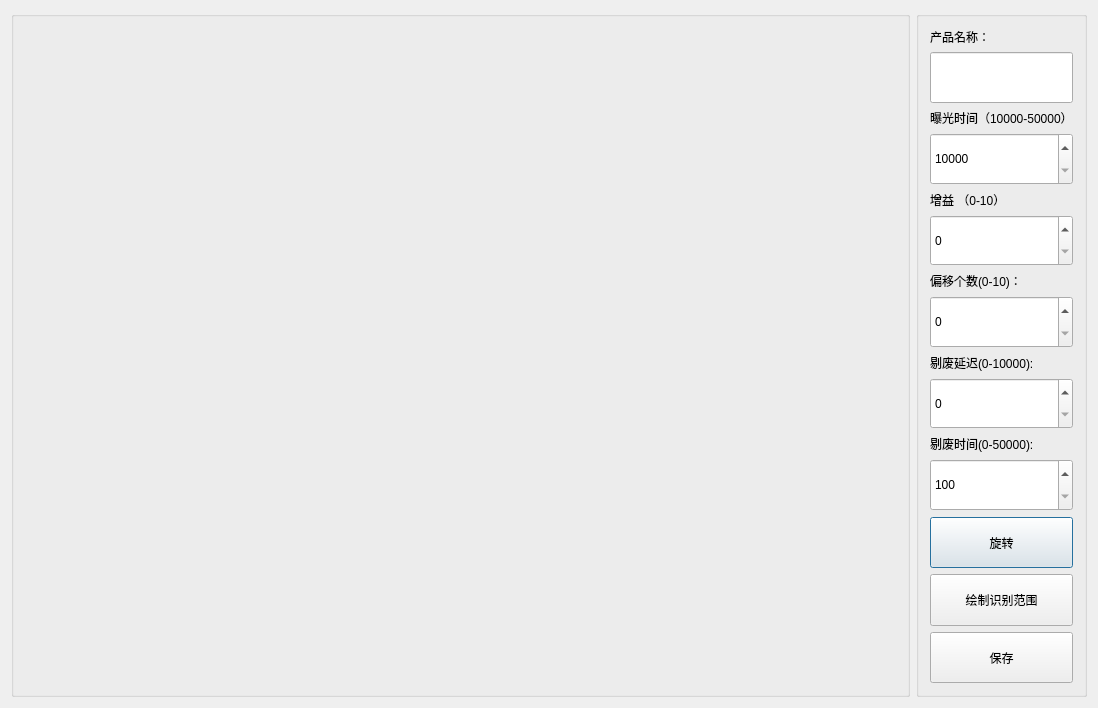
<?xml version="1.0" encoding="UTF-8"?>
<ui version="4.0">
 <class>DlgAddProductConfigClass</class>
 <widget class="QDialog" name="DlgAddProductConfigClass">
  <property name="geometry">
   <rect>
    <x>0</x>
    <y>0</y>
    <width>1098</width>
    <height>708</height>
   </rect>
  </property>
  <property name="windowTitle">
   <string>DlgAddProductConfig</string>
  </property>
  <layout class="QHBoxLayout" name="horizontalLayout" stretch="1,0">
   <item>
    <widget class="QGroupBox" name="gBox_dispalyImage">
     <property name="title">
      <string/>
     </property>
    </widget>
   </item>
   <item>
    <widget class="QGroupBox" name="groupBox_2">
     <property name="title">
      <string/>
     </property>
     <layout class="QVBoxLayout" name="verticalLayout" stretch="0,1,0,1,0,1,0,1,0,1,0,1,1,1,1">
      <item>
       <widget class="QLabel" name="label_productName">
        <property name="text">
         <string>产品名称：</string>
        </property>
       </widget>
      </item>
      <item>
       <widget class="QLineEdit" name="lEdit_productName">
        <property name="sizePolicy">
         <sizepolicy hsizetype="Expanding" vsizetype="Preferred">
          <horstretch>0</horstretch>
          <verstretch>0</verstretch>
         </sizepolicy>
        </property>
       </widget>
      </item>
      <item>
       <widget class="QLabel" name="label_drawRecognitionRange">
        <property name="text">
         <string>曝光时间（10000-50000）</string>
        </property>
       </widget>
      </item>
      <item>
       <widget class="QSpinBox" name="sBox_exposureTime">
        <property name="sizePolicy">
         <sizepolicy hsizetype="Minimum" vsizetype="Preferred">
          <horstretch>0</horstretch>
          <verstretch>0</verstretch>
         </sizepolicy>
        </property>
        <property name="minimum">
         <number>10000</number>
        </property>
        <property name="maximum">
         <number>50000</number>
        </property>
        <property name="singleStep">
         <number>5000</number>
        </property>
       </widget>
      </item>
      <item>
       <widget class="QLabel" name="label_gain">
        <property name="text">
         <string>增益 （0-10）</string>
        </property>
       </widget>
      </item>
      <item>
       <widget class="QSpinBox" name="sBox_gain">
        <property name="sizePolicy">
         <sizepolicy hsizetype="Minimum" vsizetype="Preferred">
          <horstretch>0</horstretch>
          <verstretch>0</verstretch>
         </sizepolicy>
        </property>
        <property name="maximum">
         <number>10</number>
        </property>
       </widget>
      </item>
      <item>
       <widget class="QLabel" name="label_numberOffsets">
        <property name="text">
         <string>偏移个数(0-10)：</string>
        </property>
       </widget>
      </item>
      <item>
       <widget class="QSpinBox" name="sBox_numberOffsets">
        <property name="sizePolicy">
         <sizepolicy hsizetype="Minimum" vsizetype="Preferred">
          <horstretch>0</horstretch>
          <verstretch>0</verstretch>
         </sizepolicy>
        </property>
        <property name="minimum">
         <number>0</number>
        </property>
        <property name="maximum">
         <number>10</number>
        </property>
       </widget>
      </item>
      <item>
       <widget class="QLabel" name="label_delayInRejection">
        <property name="text">
         <string>剔废延迟(0-10000):</string>
        </property>
       </widget>
      </item>
      <item>
       <widget class="QSpinBox" name="sBox_delayInRejection">
        <property name="sizePolicy">
         <sizepolicy hsizetype="Minimum" vsizetype="Preferred">
          <horstretch>0</horstretch>
          <verstretch>0</verstretch>
         </sizepolicy>
        </property>
        <property name="maximum">
         <number>10000</number>
        </property>
        <property name="singleStep">
         <number>2000</number>
        </property>
       </widget>
      </item>
      <item>
       <widget class="QLabel" name="label_disposalTime">
        <property name="text">
         <string>剔废时间(0-50000):</string>
        </property>
       </widget>
      </item>
      <item>
       <widget class="QSpinBox" name="sBox_disposalTime">
        <property name="sizePolicy">
         <sizepolicy hsizetype="Minimum" vsizetype="Preferred">
          <horstretch>0</horstretch>
          <verstretch>0</verstretch>
         </sizepolicy>
        </property>
        <property name="minimum">
         <number>100</number>
        </property>
        <property name="maximum">
         <number>50000</number>
        </property>
        <property name="singleStep">
         <number>5000</number>
        </property>
       </widget>
      </item>
      <item>
       <widget class="QPushButton" name="pbtn_spinImage">
        <property name="sizePolicy">
         <sizepolicy hsizetype="Minimum" vsizetype="Preferred">
          <horstretch>0</horstretch>
          <verstretch>0</verstretch>
         </sizepolicy>
        </property>
        <property name="text">
         <string>旋转</string>
        </property>
       </widget>
      </item>
      <item>
       <widget class="QPushButton" name="pbtn_drawRecognitionRange">
        <property name="sizePolicy">
         <sizepolicy hsizetype="Minimum" vsizetype="Preferred">
          <horstretch>0</horstretch>
          <verstretch>0</verstretch>
         </sizepolicy>
        </property>
        <property name="text">
         <string>绘制识别范围</string>
        </property>
       </widget>
      </item>
      <item>
       <widget class="QPushButton" name="pbt_saveProductConfig">
        <property name="sizePolicy">
         <sizepolicy hsizetype="Minimum" vsizetype="Expanding">
          <horstretch>0</horstretch>
          <verstretch>0</verstretch>
         </sizepolicy>
        </property>
        <property name="text">
         <string>保存</string>
        </property>
       </widget>
      </item>
     </layout>
    </widget>
   </item>
  </layout>
 </widget>
 <layoutdefault spacing="6" margin="11"/>
 <resources/>
 <connections/>
</ui>
